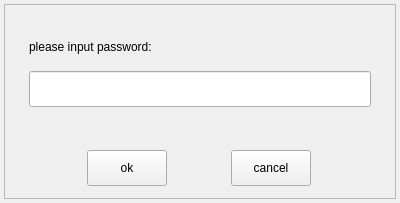
<?xml version="1.0" encoding="UTF-8"?>
<ui version="4.0">
 <class>BoxPasswordChecked</class>
 <widget class="QWidget" name="BoxPasswordChecked">
  <property name="geometry">
   <rect>
    <x>0</x>
    <y>0</y>
    <width>400</width>
    <height>203</height>
   </rect>
  </property>
  <property name="windowTitle">
   <string>Form</string>
  </property>
  <layout class="QVBoxLayout" name="verticalLayout">
   <property name="spacing">
    <number>4</number>
   </property>
   <property name="leftMargin">
    <number>4</number>
   </property>
   <property name="topMargin">
    <number>4</number>
   </property>
   <property name="rightMargin">
    <number>4</number>
   </property>
   <property name="bottomMargin">
    <number>4</number>
   </property>
   <item>
    <widget class="QFrame" name="m_frame">
     <property name="frameShape">
      <enum>QFrame::StyledPanel</enum>
     </property>
     <property name="frameShadow">
      <enum>QFrame::Raised</enum>
     </property>
     <layout class="QVBoxLayout" name="verticalLayout_2">
      <property name="leftMargin">
       <number>24</number>
      </property>
      <property name="topMargin">
       <number>24</number>
      </property>
      <property name="rightMargin">
       <number>24</number>
      </property>
      <property name="bottomMargin">
       <number>12</number>
      </property>
      <item>
       <widget class="QLabel" name="m_label">
        <property name="sizePolicy">
         <sizepolicy hsizetype="Fixed" vsizetype="Fixed">
          <horstretch>0</horstretch>
          <verstretch>0</verstretch>
         </sizepolicy>
        </property>
        <property name="minimumSize">
         <size>
          <width>0</width>
          <height>36</height>
         </size>
        </property>
        <property name="text">
         <string>please input password:</string>
        </property>
       </widget>
      </item>
      <item>
       <widget class="QLineEdit" name="m_inputPasswd">
        <property name="minimumSize">
         <size>
          <width>0</width>
          <height>36</height>
         </size>
        </property>
       </widget>
      </item>
      <item>
       <spacer name="verticalSpacer">
        <property name="orientation">
         <enum>Qt::Vertical</enum>
        </property>
        <property name="sizeHint" stdset="0">
         <size>
          <width>20</width>
          <height>40</height>
         </size>
        </property>
       </spacer>
      </item>
      <item>
       <layout class="QHBoxLayout" name="horizontalLayout">
        <item>
         <widget class="QPushButton" name="m_ok">
          <property name="sizePolicy">
           <sizepolicy hsizetype="Fixed" vsizetype="Fixed">
            <horstretch>0</horstretch>
            <verstretch>0</verstretch>
           </sizepolicy>
          </property>
          <property name="minimumSize">
           <size>
            <width>72</width>
            <height>36</height>
           </size>
          </property>
          <property name="text">
           <string>ok</string>
          </property>
          <property name="okStyle" stdset="0">
           <bool>true</bool>
          </property>
         </widget>
        </item>
        <item>
         <widget class="QPushButton" name="m_cancel">
          <property name="sizePolicy">
           <sizepolicy hsizetype="Fixed" vsizetype="Fixed">
            <horstretch>0</horstretch>
            <verstretch>0</verstretch>
           </sizepolicy>
          </property>
          <property name="minimumSize">
           <size>
            <width>72</width>
            <height>36</height>
           </size>
          </property>
          <property name="text">
           <string>cancel</string>
          </property>
         </widget>
        </item>
       </layout>
      </item>
     </layout>
    </widget>
   </item>
  </layout>
 </widget>
 <resources/>
 <connections/>
</ui>
